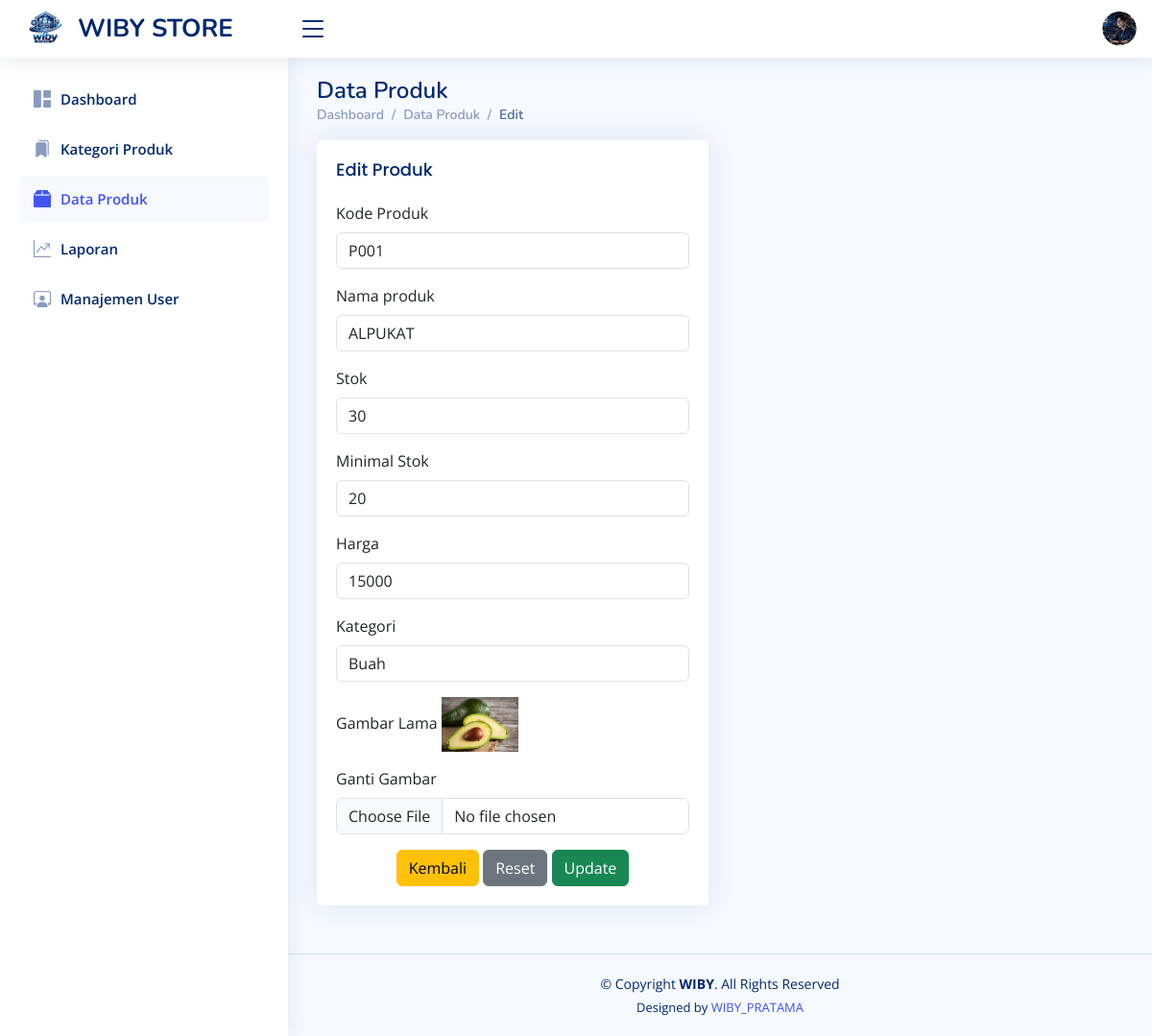
Page /e_produk.php?id=106 (signed in) on the committed database.
### tables this page shows
CREATE TABLE `products` (
  `id` int(11) NOT NULL,
  `category_id` int(11) DEFAULT NULL,
  `product_code` varchar(50) DEFAULT NULL,
  `product_name` varchar(150) DEFAULT NULL,
  `stock` int(11) DEFAULT 5,
  `min_stock` int(11) DEFAULT NULL,
  `price` int(11) DEFAULT NULL,
  `gambar` varchar(255) NOT NULL,
  `created_at` timestamp NOT NULL DEFAULT current_timestamp(),
  `updated_at` timestamp NULL DEFAULT NULL
);

### e_produk.php (the view, shortened to what this page needs)
<?php
include 'Koneksi.php';
$id = $_GET['id'];
$query = mysqli_query($conn, "SELECT * FROM products WHERE id = '$id'");
$hasil = mysqli_fetch_array($query);
?>
<!DOCTYPE html>
<html lang="en">
<head>
    <link href="assets/vendor/bootstrap/css/bootstrap.min.css" rel="stylesheet">
    <link href="assets/vendor/bootstrap-icons/bootstrap-icons.css" rel="stylesheet">
    <link href="assets/vendor/boxicons/css/boxicons.min.css" rel="stylesheet">
    <link href="assets/vendor/quill/quill.snow.css" rel="stylesheet">
    <link href="assets/vendor/quill/quill.bubble.css" rel="stylesheet">
    <link href="assets/vendor/remixicon/remixicon.css" rel="stylesheet">
    <link href="assets/vendor/simple-datatables/style.css" rel="stylesheet">
    <link href="assets/css/style.css" rel="stylesheet">
</head>
<body>
  <header id="header" class="header fixed-top d-flex align-items-center">
    <div class="d-flex align-items-center justify-content-between">
      <a href="index.php" class="logo d-flex align-items-center">
        <img src="assets/img/logo_wiby.png.png" alt="" width="45">
        <span class="d-none d-lg-block">WIBY STORE</span>
      </a>
      <i class="bi bi-list toggle-sidebar-btn"></i>
    </div>
    <nav class="header-nav ms-auto">
      <ul class="d-flex align-items-center">
        <li class="nav-item dropdown pe-3">
          <a class="nav-link nav-profile d-flex align-items-center pe-0" href="#" data-bs-toggle="dropdown">
            <img src="assets/img/foto_profile.png.png" alt="Profile" class="rounded-circle">
          </a>
        </li>
      </ul>
    </nav>
  </header>
    <aside id="sidebar" class="sidebar">
        <ul class="sidebar-nav" id="sidebar-nav">
            <li class="nav-item">
                <a class="nav-link collapsed" href="index.php">
                    <i class="bi bi-grid-1x2-fill"></i>
                    <span>Dashboard</span>
                </a>
            </li>
            <li class="nav-item">
                <a class="nav-link collapsed" href="kategori_produk.php">
                    <i class="bi bi-bookmarks-fill"></i>
                    <span>Kategori Produk</span>
                </a>
            </li>
            <li class="nav-item">
                <a class="nav-link " href="produk.php">
                    <i class="bi bi-box2-fill"></i>
                    <span>Data Produk</span>
                </a>
            </li>
            <li class="nav-item">
                <a class="nav-link collapsed" href="laporan.php">
                    <i class="bi bi-graph-up-arrow"></i>
                    <span>Laporan</span>
                </a>
            </li>
            <li class="nav-item">
                <a class="nav-link collapsed" href="users.php">
                    <i class="bi bi-person-workspace"></i>
                    <span>Manajemen User</span>
                </a>
            </li>
        </ul>
    </aside>
    <main id="main" class="main">
        <div class="pagetitle">
            <h1>Data Produk</h1>
            <nav>
                <ol class="breadcrumb">
                    <li class="breadcrumb-item"><a href="index.php">Dashboard</a></li>
                    <li class="breadcrumb-item"><a href="produk.php">Data Produk</a></li>
                    <li class="breadcrumb-item active">Edit</li>
                </ol>
            </nav>
        </div>
        <section class="section">
            <div class="row">
                <div class="col-lg-6">
                    <div class="card">
                        <div class="card-body">
                            <h5 class="card-title">Edit Produk</h5>
                            <form class="row g-3" method="post" enctype="multipart/form-data">
                                <div class="col-12">
                                    <label for="kd_produk" class="form-label">Kode Produk</label>
                                    <input type="text" class="form-control" id="kd_produk" name="kd_produk" value="<?php echo $hasil['product_code']; ?>" readonly>
                                </div>
                                <div class="col-12">
                                    <label for="nm_produk" class="form-label">Nama produk</label>
                                    <input type="text" class="form-control" id="nm_produk" name="nm_produk" value="<?php echo $hasil['product_name']; ?>" required>
                                </div>
                                <div class="col-12">
                                    <label for="stok" class="form-label">Stok</label>
                                    <input type="number" class="form-control" id="stok" name="stok" value="<?php echo $hasil['stock']; ?>" required>
                                </div>
                                <div class="col-12">
                                    <label for="min_stok" class="form-label">Minimal Stok</label>
                                    <input type="number" class="form-control" id="min_stok" name="min_stok" value="<?php echo $hasil['min_stock']; ?>" required>
                                </div>
                                <div class="col-12">
                                    <label for="harga" class="form-label">Harga</label>
                                    <input type="number" class="form-control" id="harga" name="harga" value="<?php echo $hasil['price']; ?>" required>
                                </div>
                                <div class="col-12">
                                    <label for="id_kategori" class="form-label">Kategori</label>
                                    <select class="form-control" id="id_kategori" name="id_kategori" required>
                                        <?php
                                        $kategori = mysqli_query($conn, "SELECT * FROM categories");
                                        while ($k = mysqli_fetch_array($kategori)) {
                                            $selected = ($k['id'] == $hasil['category_id']) ? "selected" : "";
                                            echo "<option value='{$k['id']}' $selected>{$k['category_name']}</option>";
                                        }
                                        ?>
                                    </select>
                                </div>
                                <div class="col-12">
                                    <label class="form-label">Gambar Lama</label>
                                    <img src="produk_img/<?php echo $hasil['gambar']; ?>" width="80">
                                </div>
                                <div class="col-12">
                                    <label for="gambar" class="form-label">Ganti Gambar</label>
                                    <input type="file" class="form-control" id="gambar" name="gambar" accept="image/*">
                                </div>
                                <div class="text-center">
                                <button type="button" class="btn btn-warning"><a href="kategori_produk.php" style="color: black; text-decoration:none;">Kembali</a></button>
                                <button type="reset" class="btn btn-secondary">Reset</button>
                                <button type="submit" class="btn btn-success" name="update">Update</button>
                                </div>
                            </form>
                        </div>
                    </div>
                </div>
            </div>
        </section>
    </main>
  <footer id="footer" class="footer">
    <div class="copyright">
      &copy; Copyright <strong><span>WIBY</span></strong>. All Rights Reserved
    </div>
    <div class="credits">
      Designed by <a href="https://www.instagram.com/wibpttraaa_/">WIBY_PRATAMA</a>
    </div>
  </footer>
</body>
</html>

### assets/css/style.css (style rules this page uses)
:root { scroll-behavior: smooth; }
body { font-family: "Open Sans", sans-serif; background: #f6f9ff; color: #444444; }
a { color: #4154f1; text-decoration: none; }
h1, h2, h3, h4, h5, h6 { font-family: "Nunito", sans-serif; }
#main { margin-top: 60px; padding: 20px 30px; transition: all 0.3s; }
.pagetitle { margin-bottom: 10px; }
.pagetitle h1 { font-size: 24px; margin-bottom: 0; font-weight: 600; color: #012970; }
.card { margin-bottom: 30px; border: none; border-radius: 5px; box-shadow: 0px 0 30px rgba(1, 41, 112, 0.1); }
.card-title { padding: 20px 0 15px 0; font-size: 18px; font-weight: 500; color: #012970; font-family: "Poppins", sans-serif; }
.card-body { padding: 0 20px 20px 20px; }
.breadcrumb { font-size: 14px; font-family: "Nunito", sans-serif; color: #899bbd; font-weight: 600; }
.breadcrumb a { color: #899bbd; transition: 0.3s; }
.breadcrumb .breadcrumb-item::before { color: #899bbd; }
.breadcrumb .active { color: #51678f; font-weight: 600; }
.logo { line-height: 1; }
@media (min-width: 1200px) { .logo { width: 280px; } }
.logo img { max-height: 26px; margin-right: 6px; }
.logo span { font-size: 26px; font-weight: 700; color: #012970; font-family: "Nunito", sans-serif; }
.header { transition: all 0.5s; z-index: 997; height: 60px; box-shadow: 0px 2px 20px rgba(1, 41, 112, 0.1); background-color: #fff; padding-left: 20px; }
.header .toggle-sidebar-btn { font-size: 32px; padding-left: 10px; cursor: pointer; color: #012970; }
.header-nav ul { list-style: none; }
.header-nav>ul { margin: 0; padding: 0; }
.header-nav .nav-profile { color: #012970; }
.header-nav .nav-profile img { max-height: 36px; }
.sidebar { position: fixed; top: 60px; left: 0; bottom: 0; width: 300px; z-index: 996; transition: all 0.3s; padding: 20px; overflow-y: auto; scrollbar-width: thin; scrollbar-color: #aab7cf transparent; box-shadow: 0px 0px 20px rgba(1, 41, 112, 0.1); background-color: #fff; }
@media (min-width: 1200px) { #main, #footer { margin-left: 300px; } }
.sidebar-nav { padding: 0; margin: 0; list-style: none; }
.sidebar-nav li { padding: 0; margin: 0; list-style: none; }
.sidebar-nav .nav-item { margin-bottom: 5px; }
.sidebar-nav .nav-link { display: flex; align-items: center; font-size: 15px; font-weight: 600; color: #4154f1; transition: 0.3; background: #f6f9ff; padding: 10px 15px; border-radius: 4px; }
.sidebar-nav .nav-link i { font-size: 16px; margin-right: 10px; color: #4154f1; }
.sidebar-nav .nav-link.collapsed { color: #012970; background: #fff; }
.sidebar-nav .nav-link.collapsed i { color: #899bbd; }
.footer { padding: 20px 0; font-size: 14px; transition: all 0.3s; border-top: 1px solid #cddfff; }
.footer .copyright { text-align: center; color: #012970; }
.footer .credits { padding-top: 5px; text-align: center; font-size: 13px; color: #012970; }

### e_produk.php (style rules this page uses)
.logo img { max-height: 55px !important; width: auto; object-fit: contain; }
.sidebar-nav .nav-link i { color: #4154f1; font-size: 18px; transition: 0.3s; }

### rows in the picture
products: kd_produk "P001", nm_produk "ALPUKAT", stok "30", min_stok "20", harga "15000", gambar (picture)

### other values in the picture
form field id_kategori "Buah"
